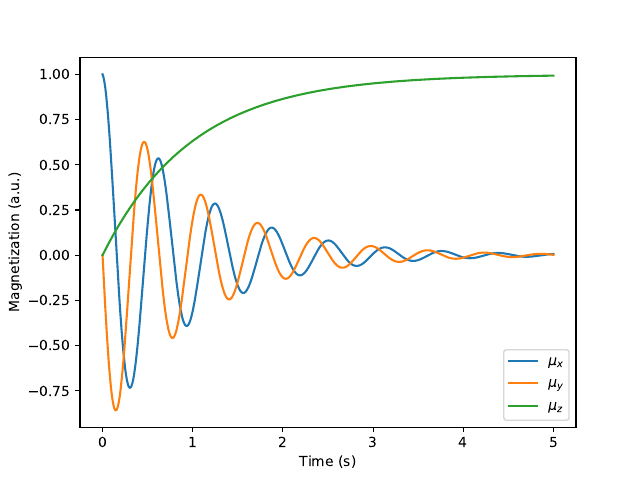

This figure's Python source:
from pyem import Em
import numpy as np
import matplotlib.pyplot as plt

# Instantiate an em
magnetization = np.array([1.,0,0])
position = np.array([0.,0,0])
velocity = np.array([0.,0,0])
gyromagnetic_ratio = 1.0
equilibrium_magnetization = 1.0
em = Em(magnetization,position,velocity,gyromagnetic_ratio,equilibrium_magnetization)

# Declare time step
delta_t = 0.01
num_steps = 500

# Simulate precession and relaxation
T1 = 1.0
T2 = 1.0
Bz = 10.0
mu = np.empty([num_steps+1,3])
mu[0,:] = em.mu
for step_no in range(num_steps):
    em.precess_and_relax(T1,T2,Bz,delta_t)
    mu[step_no+1,:] = em.mu
print()

# Plot
t = delta_t*np.arange(num_steps+1)
plt.plot(t,mu)
plt.xlabel('Time (s)')
plt.ylabel('Magnetization (a.u.)')
plt.legend(('$\mu_x$','$\mu_y$','$\mu_z$'))
plt.savefig('free_precession_em_one.pdf')
